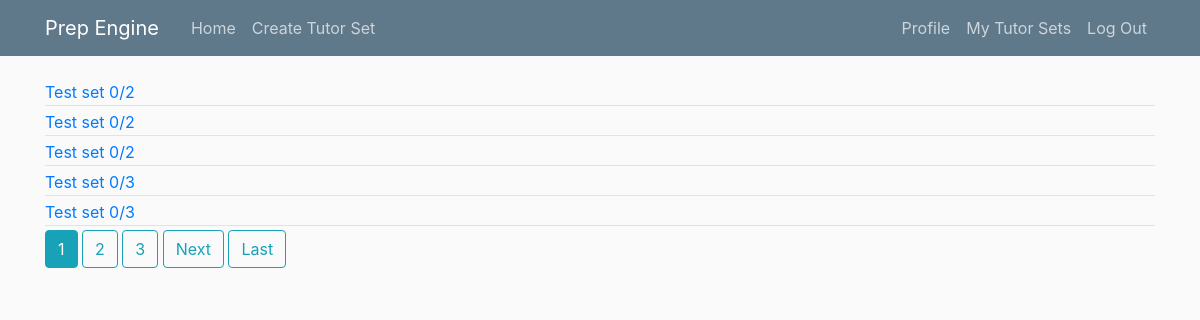
/userAttempts/austyn (signed in), run on the app's committed database.
### tutor_sets/models.py (models this page shows, shortened)
class Attempt(models.Model):
    tutorSet = models.ForeignKey(TutorSet, on_delete=models.CASCADE)
    numberCorrect = models.IntegerField(default=0)
    totalQuestions = models.IntegerField(default=0)
    user = models.ForeignKey(User, on_delete=models.CASCADE)

class TutorSet(models.Model):
    title = models.CharField(max_length=100)
    score = models.PositiveIntegerField(default=0)
    totalQuestions = models.PositiveIntegerField(default=0)
    author = models.ForeignKey(User, on_delete=models.CASCADE)

### home/views.py (the view)
# urls.py: path('userAttempts/<str:username>', UserAttemptsListView.as_view(), name='user-attempts'),
class UserAttemptsListView(ListView):
    model = Attempt
    template_name = 'home/user_attempts.html'
    context_object_name = 'attempts'
    paginate_by = 5
    def get_queryset(self):
        user = get_object_or_404(User, username=self.kwargs.get('username'))
        return Attempt.objects.filter(user=user)

### home/templates/home/user_attempts.html (shortened to what this page needs)
{% extends "home/base.html" %}
{% block content %}
    {% if user.is_authenticated %}
        {% for attempt in attempts %}
        <a href="{% url 'tutorSet-detail' attempt.tutorSet.pk %}">
            <div class="article-metadata">
                {{ attempt.tutorSet.title }}
                {{ attempt.numberCorrect }}/{{ attempt.totalQuestions }}
            </div>
        </a>
        {% endfor %}
        {% if is_paginated %}
            {% for num in page_obj.paginator.page_range %}
                {% if page_obj.number == num %}
                    <a class="btn btn-info mb4" href="?page={{ num }}">{{ num }}</a>
                {% elif num > page_obj.number|add:'-3' and num < page_obj.number|add:3 %}
                    <a class="btn btn-outline-info mb4" href="?page={{ num }}">{{ num }}</a>
                {% endif %}
            {% endfor %}
            {% if page_obj.has_next %}
                <a class="btn btn-outline-info mb4" href="?page={{ page_obj.next_page_number }}">Next</a>
                <a class="btn btn-outline-info mb4" href="?page={{ page_obj.paginator.num_pages }}">Last</a>
            {% endif %}
        {% endif %}
    {% endif %}
{% endblock %}

### home/static/home/main.css (style rules this page uses)
body { background: #fafafa; color: #333333; margin-top: 5rem; }
.article-metadata { padding-bottom: 1px; margin-bottom: 4px; border-bottom: 1px solid #e3e3e3 }

### data on the page
Attempt: tutorSet "Test set", numberCorrect "0", totalQuestions "2"
Attempt: tutorSet "Test set", numberCorrect "0", totalQuestions "2"
Attempt: tutorSet "Test set", numberCorrect "0", totalQuestions "2"
Attempt: tutorSet "Test set", numberCorrect "0", totalQuestions "3"
Attempt: tutorSet "Test set", numberCorrect "0", totalQuestions "3"

### other printed values
{{ num }} "1"
{{ num }} "2" "3"
